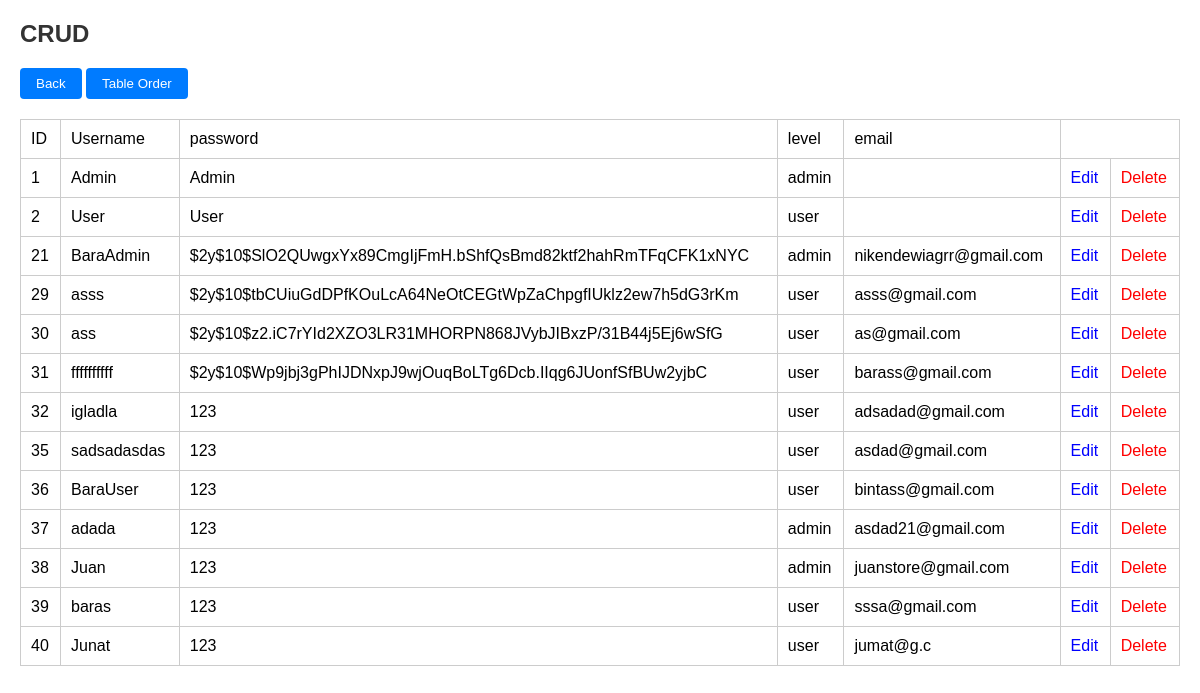
/Admin/admin/index.php, run on the app's committed database.
### tables this page shows
CREATE TABLE `pengguna` (
  `ID` int(11) NOT NULL,
  `Username` varchar(255) DEFAULT NULL,
  `Password` varchar(250) DEFAULT NULL,
  `Email` varchar(150) DEFAULT NULL,
  `Level` varchar(50) DEFAULT NULL,
  `Tanggal_Register` datetime DEFAULT current_timestamp()
);

### Admin/admin/index.php (the view, shortened to what this page needs)
<!DOCTYPE html>
<html lang="en">
<head>
</head>
<body>
    <h2>CRUD</h2>
    <a href="../nextpage.php"><button>Back</button></a>
    <a href="../Topup/Tableorder.php"><button>Table Order</button></a>
    <br>
    <table border='1'>
    <tr >
        <td>ID</td>
        <td>Username</td>
        <td>password</td>
        <td>level</td>
        <td>email</td>
    </tr>
    <?php
include "../../koneksi.php";
$query_mysql = mysqli_query($mysqli,"SELECT * FROM pengguna")or die(mysqli_error());
while($data = mysqli_fetch_array($query_mysql)){
?>
<tr>
    <td><?php echo $data['ID']; ?></td>
    <td><?php echo $data['Username']; ?></td>
    <td><?php echo $data['Password']; ?></td>
    <td><?php echo $data['Level']; ?></td>
    <td><?php echo $data['Email']; ?></td>
    <td ><a href='edit.php?id=<?php echo $data['ID'];?>' class="ganti">Edit</a></td>
    <td ><a href='delete.php?id=<?php echo $data['ID'];?>' class="hapus">Delete</a></td>
</tr>
<?php } ?>
</table>
</body>
</body>
</html>

### Admin/admin/index.php (style rules this page uses)
body { font-family: Arial, sans-serif; margin: 20px; }
h2 { color: #333; }
table { width: 100%; border-collapse: collapse; margin-top: 20px; }
table, th, td { border: 1px solid #ccc; }
th, td { padding: 10px; text-align: left; }
button { padding: 8px 16px; background-color: #007bff; color: #fff; border: none; border-radius: 4px; cursor: pointer; text-decoration: none; display: inline-block; }
.ganti { color: blue; text-decoration: none; }
.hapus { color: red; text-decoration: none; }

### data on the page
pengguna: ID "1", Username "Admin", Password "Admin", Level "admin"
pengguna: ID "2", Username "User", Password "User", Level "user"
pengguna: ID "21", Username "BaraAdmin", Password "$2y$10$SlO2QUwgxYx89CmgIjFmH.bShfQsBmd82ktf2hahRmTFqCFK1xNYC", Level "admin", Email "nikendewiagrr@gmail.com"
pengguna: ID "29", Username "asss", Password "$2y$10$tbCUiuGdDPfKOuLcA64NeOtCEGtWpZaChpgfIUklz2ew7h5dG3rKm", Level "user", Email "asss@gmail.com"
pengguna: ID "30", Username "ass", Password "$2y$10$z2.iC7rYId2XZO3LR31MHORPN868JVybJIBxzP/31B44j5Ej6wSfG", Level "user", Email "as@gmail.com"
pengguna: ID "31", Username "ffffffffff", Password "$2y$10$Wp9jbj3gPhIJDNxpJ9wjOuqBoLTg6Dcb.IIqg6JUonfSfBUw2yjbC", Level "user", Email "barass@gmail.com"
pengguna: ID "32", Username "igladla", Password "123", Level "user", Email "adsadad@gmail.com"
pengguna: ID "35", Username "sadsadasdas", Password "123", Level "user", Email "asdad@gmail.com"
pengguna: ID "36", Username "BaraUser", Password "123", Level "user", Email "bintass@gmail.com"
pengguna: ID "37", Username "adada", Password "123", Level "admin", Email "asdad21@gmail.com"
pengguna: ID "38", Username "Juan", Password "123", Level "admin", Email "juanstore@gmail.com"
pengguna: ID "39", Username "baras", Password "123", Level "user", Email "sssa@gmail.com"
pengguna: ID "40", Username "Junat", Password "123", Level "user", Email "jumat@g.c"
